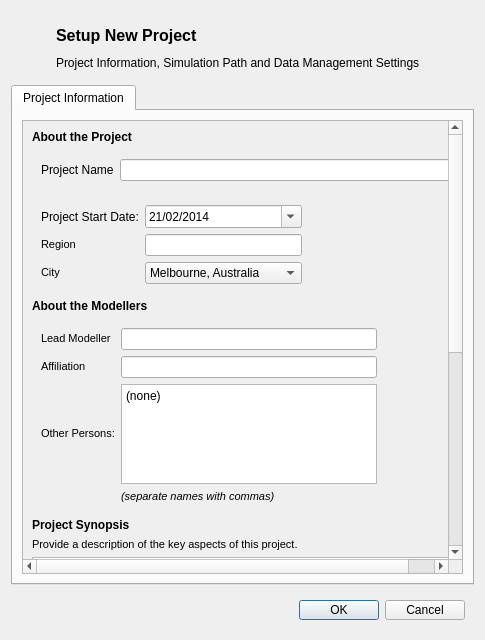
<?xml version="1.0" encoding="UTF-8"?>
<ui version="4.0">
 <class>ProjectSetupDialog</class>
 <widget class="QDialog" name="ProjectSetupDialog">
  <property name="geometry">
   <rect>
    <x>0</x>
    <y>0</y>
    <width>485</width>
    <height>640</height>
   </rect>
  </property>
  <property name="windowTitle">
   <string>Setup New Project</string>
  </property>
  <layout class="QVBoxLayout" name="verticalLayout">
   <item>
    <widget class="QWidget" name="header" native="true">
     <layout class="QGridLayout" name="gridLayout_12">
      <item row="0" column="0">
       <widget class="QLabel" name="title_logo">
        <property name="minimumSize">
         <size>
          <width>30</width>
          <height>30</height>
         </size>
        </property>
        <property name="maximumSize">
         <size>
          <width>30</width>
          <height>30</height>
         </size>
        </property>
        <property name="text">
         <string/>
        </property>
        <property name="pixmap">
         <pixmap resource="../graphics/ubeats.qrc">:/icons/new-file-icon.png</pixmap>
        </property>
        <property name="scaledContents">
         <bool>true</bool>
        </property>
       </widget>
      </item>
      <item row="1" column="1">
       <widget class="QLabel" name="subtitle">
        <property name="text">
         <string>Project Information, Simulation Path and Data Management Settings</string>
        </property>
       </widget>
      </item>
      <item row="0" column="1">
       <widget class="QLabel" name="title">
        <property name="font">
         <font>
          <pointsize>12</pointsize>
          <weight>75</weight>
          <bold>true</bold>
         </font>
        </property>
        <property name="text">
         <string>Setup New Project</string>
        </property>
       </widget>
      </item>
     </layout>
    </widget>
   </item>
   <item>
    <widget class="QTabWidget" name="setup_tabs">
     <property name="currentIndex">
      <number>0</number>
     </property>
     <widget class="QWidget" name="projectinfo_tab">
      <attribute name="title">
       <string>Project Information</string>
      </attribute>
      <layout class="QVBoxLayout" name="verticalLayout_3">
       <item>
        <widget class="QScrollArea" name="general_scrollArea">
         <property name="enabled">
          <bool>true</bool>
         </property>
         <property name="verticalScrollBarPolicy">
          <enum>Qt::ScrollBarAlwaysOn</enum>
         </property>
         <property name="widgetResizable">
          <bool>true</bool>
         </property>
         <widget class="QWidget" name="general_scrollAreaContents">
          <property name="geometry">
           <rect>
            <x>0</x>
            <y>0</y>
            <width>424</width>
            <height>813</height>
           </rect>
          </property>
          <layout class="QVBoxLayout" name="verticalLayout_2">
           <item>
            <widget class="QLabel" name="aboutproject_lbl">
             <property name="text">
              <string>&lt;html&gt;&lt;head/&gt;&lt;body&gt;&lt;p&gt;&lt;span style=&quot; font-weight:600;&quot;&gt;About the Project&lt;/span&gt;&lt;/p&gt;&lt;/body&gt;&lt;/html&gt;</string>
             </property>
            </widget>
           </item>
           <item>
            <widget class="QWidget" name="aboutproject_widget1" native="true">
             <property name="enabled">
              <bool>true</bool>
             </property>
             <layout class="QGridLayout" name="gridLayout_2">
              <item row="0" column="0">
               <widget class="QLabel" name="projname_lbl">
                <property name="text">
                 <string>Project Name</string>
                </property>
               </widget>
              </item>
              <item row="0" column="1">
               <widget class="QLineEdit" name="projname_line"/>
              </item>
             </layout>
            </widget>
           </item>
           <item>
            <widget class="QWidget" name="aboutproject_widget2" native="true">
             <layout class="QGridLayout" name="gridLayout">
              <item row="0" column="0">
               <widget class="QLabel" name="date_lbl">
                <property name="text">
                 <string>Project Start Date:</string>
                </property>
               </widget>
              </item>
              <item row="0" column="2">
               <spacer name="horizontalSpacer_4">
                <property name="orientation">
                 <enum>Qt::Horizontal</enum>
                </property>
                <property name="sizeHint" stdset="0">
                 <size>
                  <width>40</width>
                  <height>20</height>
                 </size>
                </property>
               </spacer>
              </item>
              <item row="2" column="2">
               <spacer name="horizontalSpacer_5">
                <property name="orientation">
                 <enum>Qt::Horizontal</enum>
                </property>
                <property name="sizeHint" stdset="0">
                 <size>
                  <width>40</width>
                  <height>20</height>
                 </size>
                </property>
               </spacer>
              </item>
              <item row="3" column="2">
               <spacer name="horizontalSpacer_6">
                <property name="orientation">
                 <enum>Qt::Horizontal</enum>
                </property>
                <property name="sizeHint" stdset="0">
                 <size>
                  <width>40</width>
                  <height>20</height>
                 </size>
                </property>
               </spacer>
              </item>
              <item row="3" column="1">
               <widget class="QComboBox" name="location_combo">
                <property name="currentIndex">
                 <number>3</number>
                </property>
                <item>
                 <property name="text">
                  <string>Adelaide, Australia</string>
                 </property>
                </item>
                <item>
                 <property name="text">
                  <string>Brisbane, Australia</string>
                 </property>
                </item>
                <item>
                 <property name="text">
                  <string>Innsbruck, Austria</string>
                 </property>
                </item>
                <item>
                 <property name="text">
                  <string>Melbourne, Australia</string>
                 </property>
                </item>
                <item>
                 <property name="text">
                  <string>Nanjing, China</string>
                 </property>
                </item>
                <item>
                 <property name="text">
                  <string>Perth, Australia</string>
                 </property>
                </item>
                <item>
                 <property name="text">
                  <string>San Francisco, USA</string>
                 </property>
                </item>
                <item>
                 <property name="text">
                  <string>Sydney, Australia</string>
                 </property>
                </item>
                <item>
                 <property name="text">
                  <string>Zurich, Switzerland</string>
                 </property>
                </item>
                <item>
                 <property name="text">
                  <string>Other...</string>
                 </property>
                </item>
               </widget>
              </item>
              <item row="2" column="0">
               <widget class="QLabel" name="region_lbl">
                <property name="whatsThis">
                 <string>Width of the square cell in the city grid in metres</string>
                </property>
                <property name="text">
                 <string>&lt;!DOCTYPE HTML PUBLIC &quot;-//W3C//DTD HTML 4.0//EN&quot; &quot;http://www.w3.org/TR/REC-html40/strict.dtd&quot;&gt;
&lt;html&gt;&lt;head&gt;&lt;meta name=&quot;qrichtext&quot; content=&quot;1&quot; /&gt;&lt;style type=&quot;text/css&quot;&gt;
p, li { white-space: pre-wrap; }
&lt;/style&gt;&lt;/head&gt;&lt;body style=&quot; font-family:'MS Shell Dlg 2'; font-size:8pt; font-weight:400; font-style:normal;&quot;&gt;
&lt;p style=&quot; margin-top:0px; margin-bottom:0px; margin-left:0px; margin-right:0px; -qt-block-indent:0; text-indent:0px;&quot;&gt;Region&lt;/p&gt;&lt;/body&gt;&lt;/html&gt;</string>
                </property>
               </widget>
              </item>
              <item row="0" column="1">
               <widget class="QDateEdit" name="date_spin">
                <property name="date">
                 <date>
                  <year>2014</year>
                  <month>2</month>
                  <day>21</day>
                 </date>
                </property>
                <property name="displayFormat">
                 <string>dd/MM/yyyy</string>
                </property>
                <property name="calendarPopup">
                 <bool>true</bool>
                </property>
               </widget>
              </item>
              <item row="2" column="1">
               <widget class="QLineEdit" name="region_line"/>
              </item>
              <item row="3" column="0">
               <widget class="QLabel" name="location_lbl">
                <property name="whatsThis">
                 <string>Width of the square cell in the city grid in metres</string>
                </property>
                <property name="text">
                 <string>&lt;!DOCTYPE HTML PUBLIC &quot;-//W3C//DTD HTML 4.0//EN&quot; &quot;http://www.w3.org/TR/REC-html40/strict.dtd&quot;&gt;
&lt;html&gt;&lt;head&gt;&lt;meta name=&quot;qrichtext&quot; content=&quot;1&quot; /&gt;&lt;style type=&quot;text/css&quot;&gt;
p, li { white-space: pre-wrap; }
&lt;/style&gt;&lt;/head&gt;&lt;body style=&quot; font-family:'MS Shell Dlg 2'; font-size:8pt; font-weight:400; font-style:normal;&quot;&gt;
&lt;p style=&quot; margin-top:0px; margin-bottom:0px; margin-left:0px; margin-right:0px; -qt-block-indent:0; text-indent:0px;&quot;&gt;City&lt;/p&gt;&lt;/body&gt;&lt;/html&gt;</string>
                </property>
               </widget>
              </item>
             </layout>
            </widget>
           </item>
           <item>
            <widget class="QLabel" name="aboutuser_lbl">
             <property name="text">
              <string>&lt;html&gt;&lt;head/&gt;&lt;body&gt;&lt;p&gt;&lt;span style=&quot; font-weight:600;&quot;&gt;About the Modellers&lt;/span&gt;&lt;/p&gt;&lt;/body&gt;&lt;/html&gt;</string>
             </property>
            </widget>
           </item>
           <item>
            <widget class="QWidget" name="aboutuser_widget" native="true">
             <layout class="QGridLayout" name="gridLayout_7">
              <item row="3" column="0">
               <widget class="QLabel" name="otherpersons_lbl">
                <property name="whatsThis">
                 <string>Width of the square cell in the city grid in metres</string>
                </property>
                <property name="text">
                 <string>&lt;!DOCTYPE HTML PUBLIC &quot;-//W3C//DTD HTML 4.0//EN&quot; &quot;http://www.w3.org/TR/REC-html40/strict.dtd&quot;&gt;
&lt;html&gt;&lt;head&gt;&lt;meta name=&quot;qrichtext&quot; content=&quot;1&quot; /&gt;&lt;style type=&quot;text/css&quot;&gt;
p, li { white-space: pre-wrap; }
&lt;/style&gt;&lt;/head&gt;&lt;body style=&quot; font-family:'MS Shell Dlg 2'; font-size:8pt; font-weight:400; font-style:normal;&quot;&gt;
&lt;p style=&quot; margin-top:0px; margin-bottom:0px; margin-left:0px; margin-right:0px; -qt-block-indent:0; text-indent:0px;&quot;&gt;Other Persons:&lt;/p&gt;&lt;/body&gt;&lt;/html&gt;</string>
                </property>
               </widget>
              </item>
              <item row="2" column="0">
               <widget class="QLabel" name="affiliation_lbl">
                <property name="whatsThis">
                 <string>Width of the square cell in the city grid in metres</string>
                </property>
                <property name="text">
                 <string>&lt;!DOCTYPE HTML PUBLIC &quot;-//W3C//DTD HTML 4.0//EN&quot; &quot;http://www.w3.org/TR/REC-html40/strict.dtd&quot;&gt;
&lt;html&gt;&lt;head&gt;&lt;meta name=&quot;qrichtext&quot; content=&quot;1&quot; /&gt;&lt;style type=&quot;text/css&quot;&gt;
p, li { white-space: pre-wrap; }
&lt;/style&gt;&lt;/head&gt;&lt;body style=&quot; font-family:'MS Shell Dlg 2'; font-size:8.25pt; font-weight:400; font-style:normal;&quot;&gt;
&lt;p style=&quot; margin-top:0px; margin-bottom:0px; margin-left:0px; margin-right:0px; -qt-block-indent:0; text-indent:0px;&quot;&gt;&lt;span style=&quot; font-size:8pt;&quot;&gt;Affiliation&lt;/span&gt;&lt;/p&gt;&lt;/body&gt;&lt;/html&gt;</string>
                </property>
               </widget>
              </item>
              <item row="1" column="0">
               <widget class="QLabel" name="modellername_lbl">
                <property name="whatsThis">
                 <string>Width of the square cell in the city grid in metres</string>
                </property>
                <property name="text">
                 <string>&lt;!DOCTYPE HTML PUBLIC &quot;-//W3C//DTD HTML 4.0//EN&quot; &quot;http://www.w3.org/TR/REC-html40/strict.dtd&quot;&gt;
&lt;html&gt;&lt;head&gt;&lt;meta name=&quot;qrichtext&quot; content=&quot;1&quot; /&gt;&lt;style type=&quot;text/css&quot;&gt;
p, li { white-space: pre-wrap; }
&lt;/style&gt;&lt;/head&gt;&lt;body style=&quot; font-family:'MS Shell Dlg 2'; font-size:8pt; font-weight:400; font-style:normal;&quot;&gt;
&lt;p style=&quot; margin-top:0px; margin-bottom:0px; margin-left:0px; margin-right:0px; -qt-block-indent:0; text-indent:0px;&quot;&gt;Lead Modeller&lt;/p&gt;&lt;/body&gt;&lt;/html&gt;</string>
                </property>
               </widget>
              </item>
              <item row="1" column="2">
               <spacer name="horizontalSpacer_3">
                <property name="orientation">
                 <enum>Qt::Horizontal</enum>
                </property>
                <property name="sizeHint" stdset="0">
                 <size>
                  <width>40</width>
                  <height>20</height>
                 </size>
                </property>
               </spacer>
              </item>
              <item row="3" column="1">
               <widget class="QPlainTextEdit" name="otherpersons_box">
                <property name="minimumSize">
                 <size>
                  <width>0</width>
                  <height>100</height>
                 </size>
                </property>
                <property name="documentTitle">
                 <string/>
                </property>
                <property name="plainText">
                 <string>(none)</string>
                </property>
               </widget>
              </item>
              <item row="2" column="2">
               <spacer name="horizontalSpacer_7">
                <property name="orientation">
                 <enum>Qt::Horizontal</enum>
                </property>
                <property name="sizeHint" stdset="0">
                 <size>
                  <width>40</width>
                  <height>20</height>
                 </size>
                </property>
               </spacer>
              </item>
              <item row="2" column="1">
               <widget class="QLineEdit" name="affiliation_box"/>
              </item>
              <item row="1" column="1">
               <widget class="QLineEdit" name="modellername_box"/>
              </item>
              <item row="4" column="1">
               <widget class="QLabel" name="otherpersons_lbl2">
                <property name="whatsThis">
                 <string>Width of the square cell in the city grid in metres</string>
                </property>
                <property name="text">
                 <string>&lt;!DOCTYPE HTML PUBLIC &quot;-//W3C//DTD HTML 4.0//EN&quot; &quot;http://www.w3.org/TR/REC-html40/strict.dtd&quot;&gt;
&lt;html&gt;&lt;head&gt;&lt;meta name=&quot;qrichtext&quot; content=&quot;1&quot; /&gt;&lt;style type=&quot;text/css&quot;&gt;
p, li { white-space: pre-wrap; }
&lt;/style&gt;&lt;/head&gt;&lt;body style=&quot; font-family:'MS Shell Dlg 2'; font-size:8pt; font-weight:400; font-style:normal;&quot;&gt;
&lt;p style=&quot; margin-top:0px; margin-bottom:0px; margin-left:0px; margin-right:0px; -qt-block-indent:0; text-indent:0px;&quot;&gt;&lt;span style=&quot; font-style:italic;&quot;&gt;(separate names with commas)&lt;/span&gt;&lt;/p&gt;&lt;/body&gt;&lt;/html&gt;</string>
                </property>
               </widget>
              </item>
             </layout>
            </widget>
           </item>
           <item>
            <widget class="QLabel" name="synopsis_lbl">
             <property name="text">
              <string>&lt;html&gt;&lt;head/&gt;&lt;body&gt;&lt;p&gt;&lt;span style=&quot; font-weight:600;&quot;&gt;Project Synopsis&lt;/span&gt;&lt;/p&gt;&lt;/body&gt;&lt;/html&gt;</string>
             </property>
            </widget>
           </item>
           <item>
            <widget class="QLabel" name="synopsis_descr_lbl">
             <property name="whatsThis">
              <string>Width of the square cell in the city grid in metres</string>
             </property>
             <property name="text">
              <string>&lt;!DOCTYPE HTML PUBLIC &quot;-//W3C//DTD HTML 4.0//EN&quot; &quot;http://www.w3.org/TR/REC-html40/strict.dtd&quot;&gt;
&lt;html&gt;&lt;head&gt;&lt;meta name=&quot;qrichtext&quot; content=&quot;1&quot; /&gt;&lt;style type=&quot;text/css&quot;&gt;
p, li { white-space: pre-wrap; }
&lt;/style&gt;&lt;/head&gt;&lt;body style=&quot; font-family:'MS Shell Dlg 2'; font-size:8.25pt; font-weight:400; font-style:normal;&quot;&gt;
&lt;p style=&quot; margin-top:0px; margin-bottom:0px; margin-left:0px; margin-right:0px; -qt-block-indent:0; text-indent:0px;&quot;&gt;&lt;span style=&quot; font-size:8pt;&quot;&gt;Provide a description of the key aspects of this project.&lt;/span&gt;&lt;/p&gt;&lt;/body&gt;&lt;/html&gt;</string>
             </property>
            </widget>
           </item>
           <item>
            <widget class="QPlainTextEdit" name="synopsis_box">
             <property name="sizePolicy">
              <sizepolicy hsizetype="Preferred" vsizetype="Preferred">
               <horstretch>0</horstretch>
               <verstretch>0</verstretch>
              </sizepolicy>
             </property>
             <property name="minimumSize">
              <size>
               <width>0</width>
               <height>100</height>
              </size>
             </property>
             <property name="plainText">
              <string>none</string>
             </property>
            </widget>
           </item>
           <item>
            <widget class="QLabel" name="projectboundary_lbl">
             <property name="text">
              <string>&lt;html&gt;&lt;head/&gt;&lt;body&gt;&lt;p&gt;&lt;span style=&quot; font-weight:600;&quot;&gt;Project Boundary&lt;/span&gt;&lt;/p&gt;&lt;/body&gt;&lt;/html&gt;</string>
             </property>
            </widget>
           </item>
           <item>
            <widget class="QLabel" name="synopsis_descr_lbl_2">
             <property name="whatsThis">
              <string>Width of the square cell in the city grid in metres</string>
             </property>
             <property name="text">
              <string>&lt;!DOCTYPE HTML PUBLIC &quot;-//W3C//DTD HTML 4.0//EN&quot; &quot;http://www.w3.org/TR/REC-html40/strict.dtd&quot;&gt;
&lt;html&gt;&lt;head&gt;&lt;meta name=&quot;qrichtext&quot; content=&quot;1&quot; /&gt;&lt;style type=&quot;text/css&quot;&gt;
p, li { white-space: pre-wrap; }
&lt;/style&gt;&lt;/head&gt;&lt;body style=&quot; font-family:'MS Shell Dlg 2'; font-size:8pt; font-weight:400; font-style:normal;&quot;&gt;
&lt;p style=&quot; margin-top:0px; margin-bottom:0px; margin-left:0px; margin-right:0px; -qt-block-indent:0; text-indent:0px;&quot;&gt;Please specify the shapefile showing the project boundary&lt;/p&gt;&lt;/body&gt;&lt;/html&gt;</string>
             </property>
            </widget>
           </item>
           <item>
            <widget class="QWidget" name="boundary_widget" native="true">
             <layout class="QGridLayout" name="gridLayout_4">
              <item row="1" column="0">
               <widget class="QLabel" name="projectboundary_lbl2">
                <property name="text">
                 <string>Boundary (.shp)</string>
                </property>
               </widget>
              </item>
              <item row="1" column="2">
               <widget class="QPushButton" name="projectboundary_browse">
                <property name="text">
                 <string>Browse...</string>
                </property>
               </widget>
              </item>
              <item row="1" column="1">
               <widget class="QLineEdit" name="projectboundary_line">
                <property name="text">
                 <string>(none)</string>
                </property>
                <property name="readOnly">
                 <bool>true</bool>
                </property>
               </widget>
              </item>
             </layout>
            </widget>
           </item>
           <item>
            <widget class="QLabel" name="projectlog_lbl">
             <property name="text">
              <string>&lt;html&gt;&lt;head/&gt;&lt;body&gt;&lt;p&gt;&lt;span style=&quot; font-weight:600;&quot;&gt;Project Logging&lt;/span&gt;&lt;/p&gt;&lt;/body&gt;&lt;/html&gt;</string>
             </property>
            </widget>
           </item>
           <item>
            <widget class="QLabel" name="projectlog_lbl2">
             <property name="whatsThis">
              <string>Width of the square cell in the city grid in metres</string>
             </property>
             <property name="text">
              <string>&lt;!DOCTYPE HTML PUBLIC &quot;-//W3C//DTD HTML 4.0//EN&quot; &quot;http://www.w3.org/TR/REC-html40/strict.dtd&quot;&gt;
&lt;html&gt;&lt;head&gt;&lt;meta name=&quot;qrichtext&quot; content=&quot;1&quot; /&gt;&lt;style type=&quot;text/css&quot;&gt;
p, li { white-space: pre-wrap; }
&lt;/style&gt;&lt;/head&gt;&lt;body style=&quot; font-family:'MS Shell Dlg 2'; font-size:8pt; font-weight:400; font-style:normal;&quot;&gt;
&lt;p style=&quot; margin-top:0px; margin-bottom:0px; margin-left:0px; margin-right:0px; -qt-block-indent:0; text-indent:0px;&quot;&gt;Select how you would like the work to be logged.&lt;/p&gt;&lt;/body&gt;&lt;/html&gt;</string>
             </property>
            </widget>
           </item>
           <item>
            <widget class="QWidget" name="projectlog_widget" native="true">
             <layout class="QHBoxLayout" name="horizontalLayout">
              <item>
               <widget class="QRadioButton" name="projectlog_simple">
                <property name="text">
                 <string>Simplified Log</string>
                </property>
               </widget>
              </item>
              <item>
               <widget class="QRadioButton" name="projectlog_compreh">
                <property name="text">
                 <string>Comprehensive</string>
                </property>
               </widget>
              </item>
             </layout>
            </widget>
           </item>
           <item>
            <widget class="QLabel" name="path">
             <property name="text">
              <string>&lt;html&gt;&lt;head/&gt;&lt;body&gt;&lt;p&gt;&lt;span style=&quot; font-weight:600;&quot;&gt;Path Settings&lt;/span&gt;&lt;/p&gt;&lt;/body&gt;&lt;/html&gt;</string>
             </property>
            </widget>
           </item>
           <item>
            <widget class="QLabel" name="projectpath_lbl">
             <property name="whatsThis">
              <string>Width of the square cell in the city grid in metres</string>
             </property>
             <property name="text">
              <string>&lt;!DOCTYPE HTML PUBLIC &quot;-//W3C//DTD HTML 4.0//EN&quot; &quot;http://www.w3.org/TR/REC-html40/strict.dtd&quot;&gt;
&lt;html&gt;&lt;head&gt;&lt;meta name=&quot;qrichtext&quot; content=&quot;1&quot; /&gt;&lt;style type=&quot;text/css&quot;&gt;
p, li { white-space: pre-wrap; }
&lt;/style&gt;&lt;/head&gt;&lt;body style=&quot; font-family:'MS Shell Dlg 2'; font-size:8pt; font-weight:400; font-style:normal;&quot;&gt;
&lt;p style=&quot; margin-top:0px; margin-bottom:0px; margin-left:0px; margin-right:0px; -qt-block-indent:0; text-indent:0px;&quot;&gt;Path where UrbanBEATS will create the project folder.&lt;/p&gt;&lt;/body&gt;&lt;/html&gt;</string>
             </property>
            </widget>
           </item>
           <item>
            <widget class="QWidget" name="path_widget" native="true">
             <layout class="QGridLayout" name="gridLayout_3">
              <item row="1" column="0">
               <widget class="QLabel" name="projpath_lbl">
                <property name="text">
                 <string>Project Path:</string>
                </property>
               </widget>
              </item>
              <item row="1" column="2">
               <widget class="QPushButton" name="projpath_button">
                <property name="text">
                 <string>Browse...</string>
                </property>
               </widget>
              </item>
              <item row="1" column="1">
               <widget class="QLineEdit" name="projpath_line">
                <property name="text">
                 <string>(none)</string>
                </property>
                <property name="readOnly">
                 <bool>true</bool>
                </property>
               </widget>
              </item>
              <item row="2" column="1">
               <widget class="QCheckBox" name="keepcopy_check">
                <property name="text">
                 <string>Keep a copy of data sets wtihin project path</string>
                </property>
               </widget>
              </item>
             </layout>
            </widget>
           </item>
           <item>
            <spacer name="verticalSpacer_3">
             <property name="orientation">
              <enum>Qt::Vertical</enum>
             </property>
             <property name="sizeHint" stdset="0">
              <size>
               <width>20</width>
               <height>40</height>
              </size>
             </property>
            </spacer>
           </item>
           <item>
            <spacer name="verticalSpacer">
             <property name="orientation">
              <enum>Qt::Vertical</enum>
             </property>
             <property name="sizeHint" stdset="0">
              <size>
               <width>20</width>
               <height>40</height>
              </size>
             </property>
            </spacer>
           </item>
          </layout>
         </widget>
        </widget>
       </item>
      </layout>
     </widget>
    </widget>
   </item>
   <item>
    <widget class="QWidget" name="footer" native="true">
     <property name="minimumSize">
      <size>
       <width>0</width>
       <height>38</height>
      </size>
     </property>
     <property name="maximumSize">
      <size>
       <width>16777215</width>
       <height>38</height>
      </size>
     </property>
     <layout class="QHBoxLayout" name="horizontalLayout_2">
      <item>
       <widget class="QDialogButtonBox" name="buttonBox">
        <property name="orientation">
         <enum>Qt::Horizontal</enum>
        </property>
        <property name="standardButtons">
         <set>QDialogButtonBox::Cancel|QDialogButtonBox::Ok</set>
        </property>
       </widget>
      </item>
     </layout>
    </widget>
   </item>
  </layout>
 </widget>
 <tabstops>
  <tabstop>setup_tabs</tabstop>
  <tabstop>general_scrollArea</tabstop>
  <tabstop>projname_line</tabstop>
  <tabstop>date_spin</tabstop>
  <tabstop>region_line</tabstop>
  <tabstop>location_combo</tabstop>
  <tabstop>modellername_box</tabstop>
  <tabstop>affiliation_box</tabstop>
  <tabstop>otherpersons_box</tabstop>
  <tabstop>synopsis_box</tabstop>
  <tabstop>projectboundary_line</tabstop>
  <tabstop>projectboundary_browse</tabstop>
  <tabstop>projectlog_simple</tabstop>
  <tabstop>projectlog_compreh</tabstop>
  <tabstop>projpath_line</tabstop>
  <tabstop>projpath_button</tabstop>
  <tabstop>keepcopy_check</tabstop>
  <tabstop>buttonBox</tabstop>
 </tabstops>
 <resources>
  <include location="../graphics/ubeats.qrc"/>
  <include location="graphics/ubeats.qrc"/>
 </resources>
 <connections>
  <connection>
   <sender>buttonBox</sender>
   <signal>accepted()</signal>
   <receiver>ProjectSetupDialog</receiver>
   <slot>accept()</slot>
   <hints>
    <hint type="sourcelabel">
     <x>266</x>
     <y>621</y>
    </hint>
    <hint type="destinationlabel">
     <x>157</x>
     <y>274</y>
    </hint>
   </hints>
  </connection>
  <connection>
   <sender>buttonBox</sender>
   <signal>rejected()</signal>
   <receiver>ProjectSetupDialog</receiver>
   <slot>reject()</slot>
   <hints>
    <hint type="sourcelabel">
     <x>334</x>
     <y>621</y>
    </hint>
    <hint type="destinationlabel">
     <x>286</x>
     <y>274</y>
    </hint>
   </hints>
  </connection>
 </connections>
</ui>
